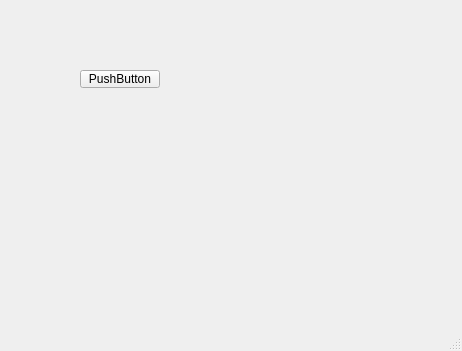
<?xml version="1.0" encoding="UTF-8"?>
<ui version="4.0">
 <class>MainWindow</class>
 <widget class="QMainWindow" name="MainWindow">
  <property name="geometry">
   <rect>
    <x>0</x>
    <y>0</y>
    <width>462</width>
    <height>351</height>
   </rect>
  </property>
  <property name="windowTitle">
   <string>MainWindow</string>
  </property>
  <widget class="QWidget" name="centralwidget">
   <widget class="QPushButton" name="pushButton">
    <property name="geometry">
     <rect>
      <x>80</x>
      <y>70</y>
      <width>80</width>
      <height>18</height>
     </rect>
    </property>
    <property name="text">
     <string>PushButton</string>
    </property>
   </widget>
  </widget>
  <widget class="QMenuBar" name="menubar">
   <property name="geometry">
    <rect>
     <x>0</x>
     <y>0</y>
     <width>462</width>
     <height>17</height>
    </rect>
   </property>
  </widget>
  <widget class="QStatusBar" name="statusbar"/>
 </widget>
 <resources/>
 <connections>
  <connection>
   <sender>pushButton</sender>
   <signal>clicked()</signal>
   <receiver>MainWindow</receiver>
   <slot>close()</slot>
   <hints>
    <hint type="sourcelabel">
     <x>111</x>
     <y>93</y>
    </hint>
    <hint type="destinationlabel">
     <x>96</x>
     <y>143</y>
    </hint>
   </hints>
  </connection>
 </connections>
</ui>
